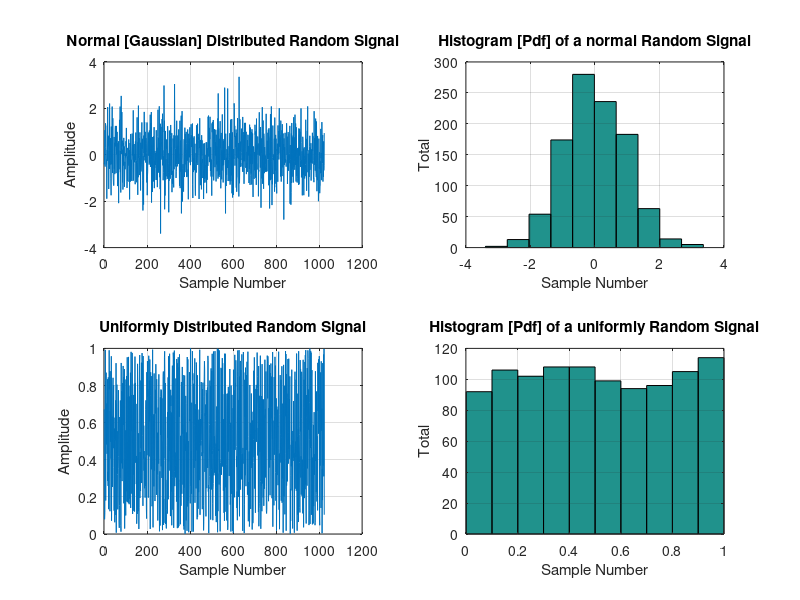

The MATLAB source for this figure:
% Generates Uniformly and Normally Distributed random
%signals
N=1024; % Define Number of samples
R1=randn(1,N); % Generate Normal Random Numbers
R2=rand(1,N); % Generate Uniformly Random Numbers
figure(1); % Select the figure
subplot(2,2,1); % Subdivide the figure into 4 quadrants
plot(R1); % Plot R1 in the first quadrant
grid;
title('Normal [Gaussian] Distributed Random Signal');
xlabel('Sample Number');
ylabel('Amplitude');
subplot(2,2,2); % Select the second qudrant
hist(R1); % Plot the histogram of R1
grid;
title('Histogram [Pdf] of a normal Random Signal');
xlabel('Sample Number');
ylabel('Total');
subplot(2,2,3);
plot(R2);
grid;
title('Uniformly Distributed Random Signal');
xlabel('Sample Number');
ylabel('Amplitude');
subplot(2,2,4);
hist(R2);
grid;
title('Histogram [Pdf] of a uniformly Random Signal');
xlabel('Sample Number');
ylabel('Total');
